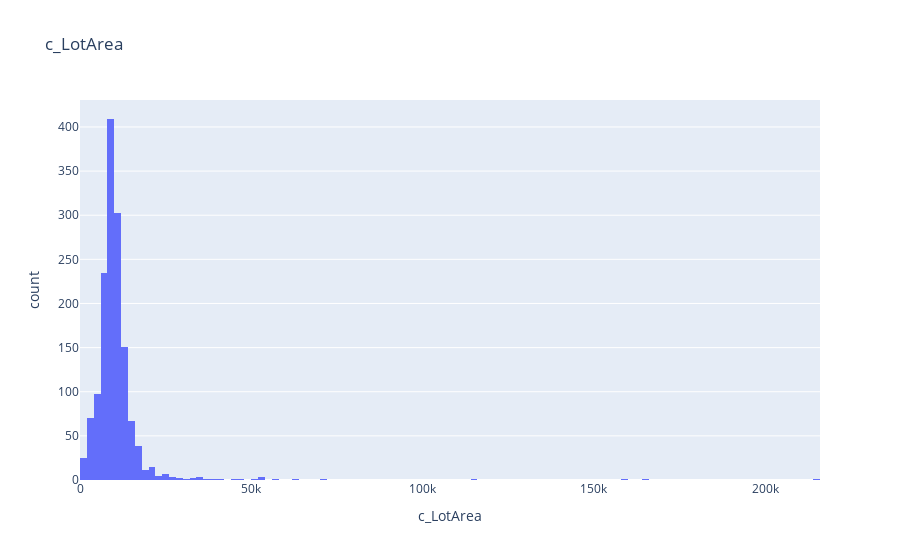

Write notebook code for a chart like this one.
### Code cell
df.plot.hist(x="c_LotArea",title="c_LotArea")

### Figure 1 — Plotly figure (JSON) as saved in the notebook; plotly's stock layout.template omitted (floating-point values rounded to 4 significant figures; data arrays with more than 128 entries replaced by an {"elided": "..."} marker saying what was removed)
{"data": [{"alignmentgroup": "True", "bingroup": "x", "hovertemplate": "c_LotArea=%{x}<br>count=%{y}<extra></extra>", "legendgroup": "", "marker": {"color": "#636efa", "pattern": {"shape": ""}}, "name": "", "offsetgroup": "", "orientation": "v", "showlegend": false, "type": "histogram", "x": {"elided": "1460 int values"}, "xaxis": "x", "yaxis": "y"}], "layout": {"barmode": "relative", "legend": {"tracegroupgap": 0}, "title": {"text": "c_LotArea"}, "xaxis": {"anchor": "y", "domain": [0, 1], "title": {"text": "c_LotArea"}}, "yaxis": {"anchor": "x", "domain": [0, 1], "title": {"text": "count"}}}}
